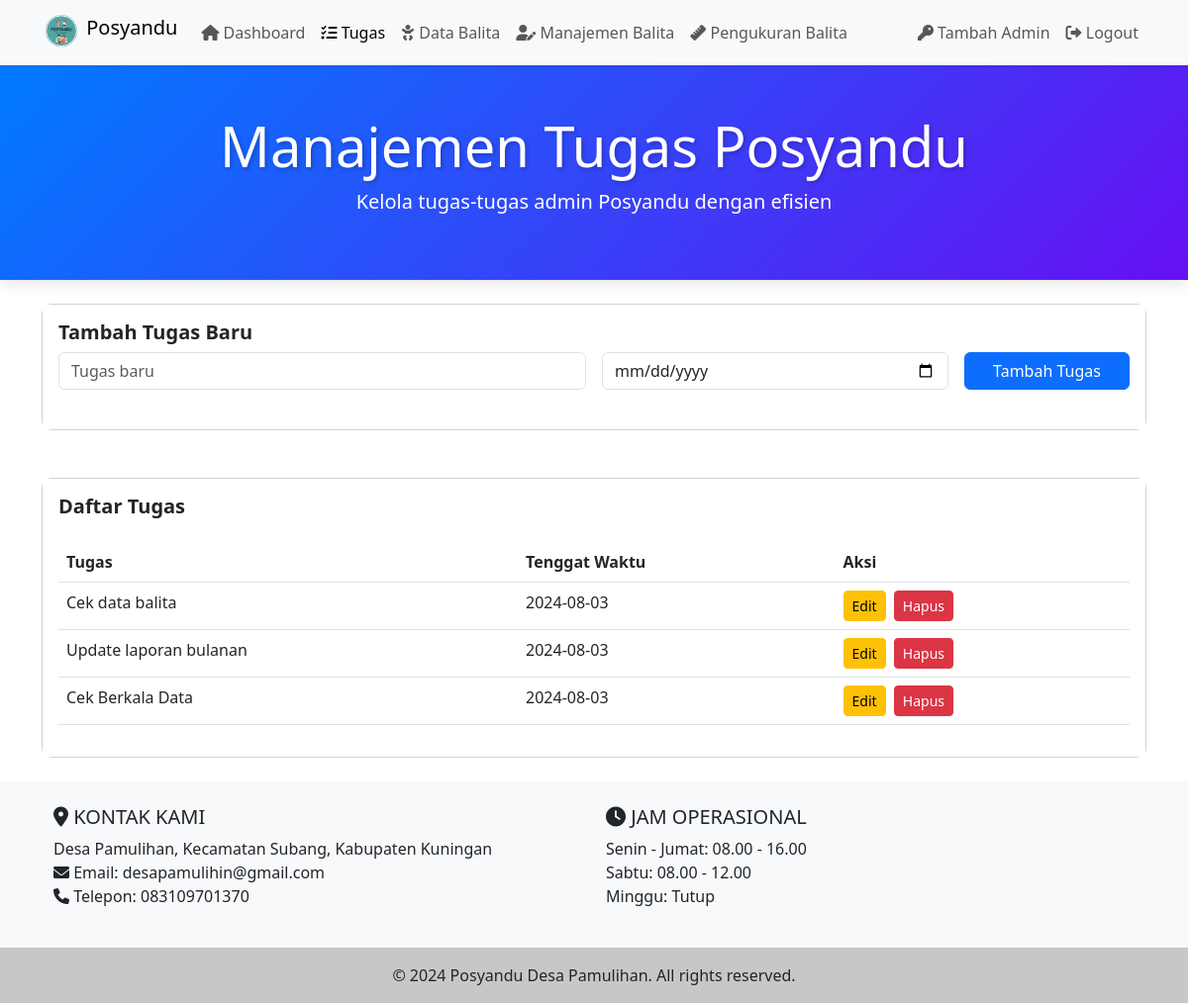
The page /views/tasks.php (signed in) on the database as committed earlier.
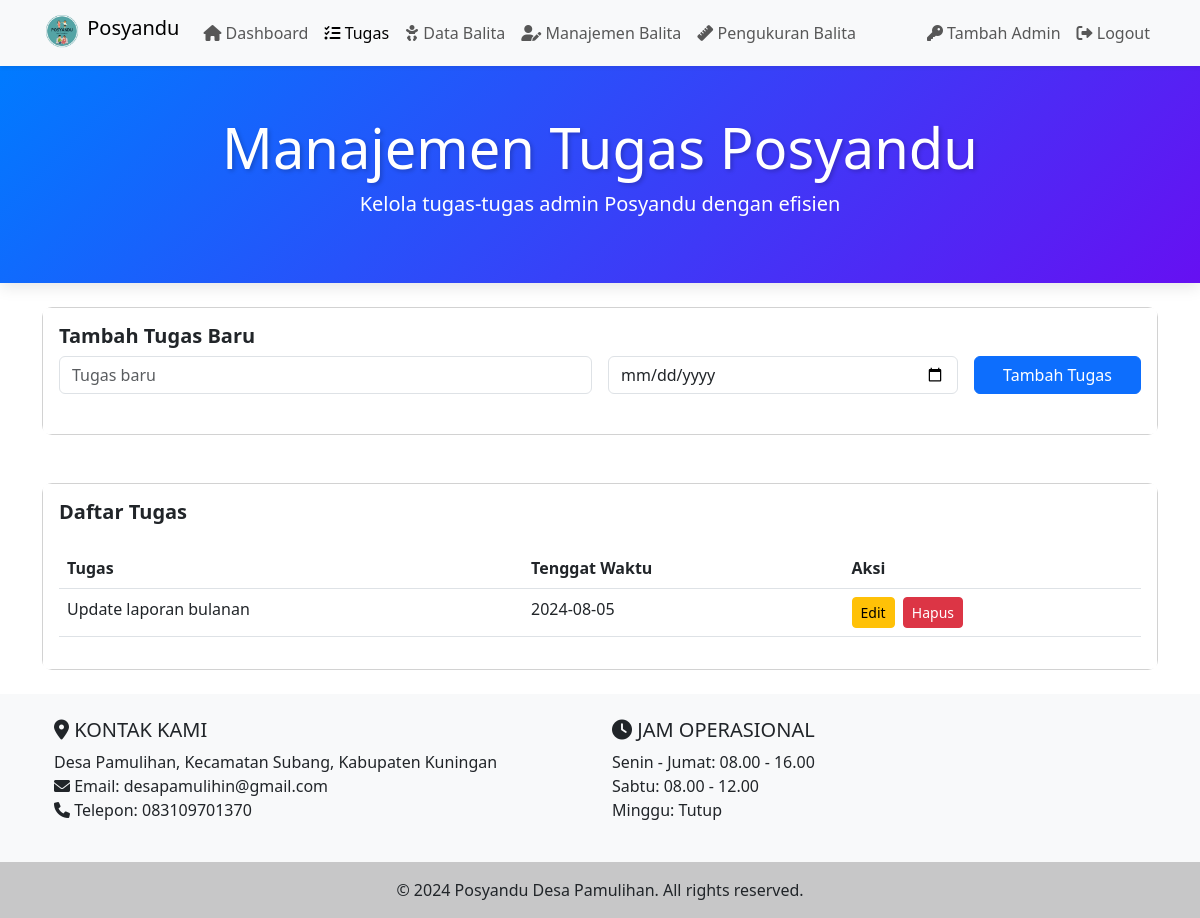
The same page on the database as committed later.
### tables this page shows
CREATE TABLE tasks (
    id INTEGER PRIMARY KEY AUTOINCREMENT,
    task TEXT NOT NULL,
    due_date DATE NOT NULL
);

### views/tasks.php (the view, shortened to what this page needs)
<?php
require_once __DIR__ . '/../config/config.php';
function getTasks($db) {
    try {
        $stmt = $db->query("SELECT * FROM tasks ORDER BY due_date ASC");
        return $stmt->fetchAll(PDO::FETCH_ASSOC);
    } catch (PDOException $e) {
        error_log("Error fetching all tasks: " . $e->getMessage());
        return [];
    }
}
$tasks = getTasks($db);
$editingTask = null;
?>
<!DOCTYPE html>
<html lang="id">
<head>
    <link href="https://cdn.jsdelivr.net/npm/bootstrap@5.3.0/dist/css/bootstrap.min.css" rel="stylesheet">
    <link href="https://cdnjs.cloudflare.com/ajax/libs/font-awesome/6.0.0-beta3/css/all.min.css" rel="stylesheet">
</head>
<body>
    <?php require_once __DIR__ . '/../includes/header_dashboard.php'; ?>
        <div class="jumbotron text-white text-center py-5 mb-4">
            <h1 class="display-4">Manajemen Tugas Posyandu</h1>
            <p class="lead">Kelola tugas-tugas admin Posyandu dengan efisien</p>
        </div>
        <div class="container mt-4">
        <div class="section-card mb-5">
            <div class="card">
                <div class="card-body">
                    <h5 class="card-title">Tambah Tugas Baru</h5>
                    <form method="POST" class="mb-4">
                        <div class="row g-3">
                            <div class="col-md-6">
                                <input type="text" name="task" class="form-control" placeholder="Tugas baru" value="<?= $editingTask ? htmlspecialchars($editingTask['task']) : '' ?>" required>
                            </div>
                            <div class="col-md-4">
                                <input type="date" name="due_date" class="form-control" value="<?= $editingTask ? $editingTask['due_date'] : '' ?>" required>
                            </div>
                            <div class="col-md-2">
                                <?php if ($editingTask): ?>
                                    <input type="hidden" name="task_id" value="<?= $editingTask['id'] ?>">
                                    <button type="submit" name="edit_task" class="btn btn-warning w-100">Update Tugas</button>
                                <?php else: ?>
                                    <button type="submit" name="add_task" class="btn btn-primary w-100">Tambah Tugas</button>
                                <?php endif; ?>
                            </div>
                        </div>
                    </form>
                </div>
            </div>
        </div>
        <div class="section-card">
            <div class="card">
                <div class="card-body">
                    <h5 class="card-title mb-4">Daftar Tugas</h5>
                    <table class="table table-hover">
                        <thead>
                            <tr>
                                <th>Tugas</th>
                                <th>Tenggat Waktu</th>
                                <th>Aksi</th>
                            </tr>
                        </thead>
                        <tbody>
                            <?php foreach ($tasks as $task): ?>
                            <tr>
                                <td><?= htmlspecialchars($task['task']) ?></td>
                                <td><?= htmlspecialchars($task['due_date']) ?></td>
                                <td>
                                    <a href="?edit=<?= $task['id'] ?>" class="btn btn-sm btn-warning me-1">Edit</a>
                                    <form method="POST" style="display: inline;">
                                        <button type="submit" name="delete_task" class="btn btn-sm btn-danger" onclick="return confirm('Apakah Anda yakin ingin menghapus tugas ini?')">Hapus</button>
                                    </form>
                                </td>
                            </tr>
                            <?php endforeach; ?>
                        </tbody>
                    </table>
                </div>
            </div>
        </div>
    </div>
    <?php require_once __DIR__ . '/../includes/footer.php'; ?>
</body>
</html>

Rows that differ between the two databases and show on the page:
removed tasks: task "Cek data balita", due_date "2024-08-03"
removed tasks: task "Cek Berkala Data", due_date "2024-08-03"
changed tasks "Update laporan bulanan": due_date "2024-08-03" → "2024-08-05"
